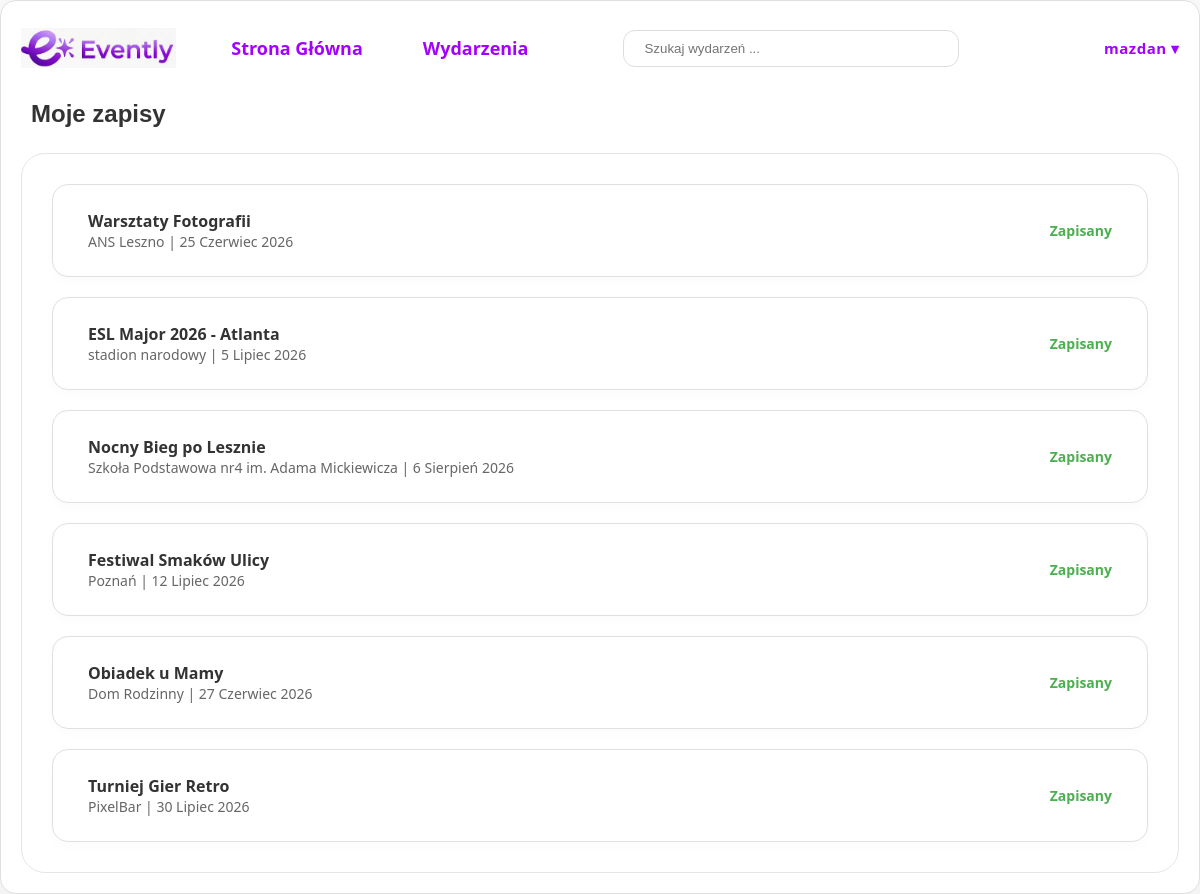
The page /moje-zapisy/ (signed in) on the database its author committed.
### wydarzenia/models.py (models this page shows, shortened)
class Zapis(models.Model):
    wydarzenie = models.ForeignKey(Wydarzenie, on_delete=models.CASCADE, related_name='zapisy')
    uzytkownik = models.ForeignKey(User, on_delete=models.CASCADE)
    data_zapisu = models.DateTimeField(auto_now_add=True)
    class Meta:
        unique_together = ('wydarzenie', 'uzytkownik')

class Wydarzenie(models.Model):
    nazwa = models.CharField(max_length=200)
    miejsce = models.CharField(max_length=200)
    data = models.DateField()
    organizator = models.CharField(max_length=200)
    opis = models.TextField()
    autor = models.ForeignKey(User, on_delete=models.CASCADE)

### wydarzenia/views.py (the view)
# urls.py: path('moje-zapisy/', views.moje_zapisy, name='moje_zapisy'),
@login_required
def moje_zapisy(request):
    zapisy = Zapis.objects.filter(uzytkownik=request.user)
    return render(request, 'moje_zapisy.html', {'zapisy': zapisy})

### templates/moje_zapisy.html (shortened to what this page needs)
{% load static %}
<!DOCTYPE html>
<html lang="pl">
<head>
    <link rel="stylesheet" href="{% static 'style.css' %}">
</head>
<body>
<div class="app-container">
    <header class="main-header" style="display: flex; justify-content: space-between; align-items: center; width: 100%; padding: 10px 20px; box-sizing: border-box; margin-top: 15px;">
        <div style="display: flex; align-items: center; gap: 40px;">
            <a href="/">
                <img src="{% static 'logo.png' %}" alt="Evently Logo" class="logo-img" style="height: 40px; cursor: pointer;">
            </a>
            <nav class="nav-tabs" style="display: flex; gap: 30px;">
                <a href="/" class="tab-btn">Strona Główna</a>
                <a href="/wydarzenia/" class="tab-btn">Wydarzenia</a>
            </nav>
        </div>
        <div style="flex-grow: 1; max-width: 500px; margin: 0 40px;">
            <form action="{% url 'events' %}" method="GET" style="flex-grow: 1; max-width: 500px; margin: 0 40px;">
    <input type="text" name="q" placeholder="Szukaj wydarzeń ..."
           value="{{ request.GET.q }}"
           class="search-bar"
           style="width: 100%; padding: 10px 20px; border: 1px solid #dddddd; border-radius: 12px; outline: none;">
</form>
        </div>
        <div style="display: flex; align-items: center; min-width: 140px; justify-content: flex-end; position: relative;">
            {% if user.is_authenticated %}
                <div class="user-menu-wrapper" style="position: relative; display: inline-block;">
                    <span id="userMenuBtn" style="font-weight: 700; color: #A200FF; cursor: pointer; padding: 10px 0; display: inline-block; font-size: 15px; letter-spacing: 0.5px; user-select: none;">
                        {{ user.username }} ▾
                    </span>
                </div>
            {% else %}
                <a href="/logowanie/" class="btn-primary" style="text-decoration: none; padding: 10px 24px; border-radius: 12px; color: white; background-color: #A200FF; font-size: 14px; font-weight: 600;">Zaloguj się</a>
            {% endif %}
        </div>
    </header>
    <main style="max-width: 1200px; margin: 0 auto; padding: 20px;">
        <div style="display: flex; justify-content: space-between; align-items: center; margin-bottom: 25px; padding: 0 10px;">
            <h2 style="margin: 0; font-family: sans-serif; font-weight: 700;">Moje zapisy</h2>
        </div>
        <div style="background: white; border: 1px solid #e5e5e5; border-radius: 24px; padding: 30px; display: flex; flex-direction: column; gap: 20px;">
            {% for zapis in zapisy %}
            <div style="display: flex; justify-content: space-between; align-items: center; background: white; border: 1px solid #e0e0e0; border-radius: 16px; padding: 25px 35px; box-shadow: 0 4px 12px rgba(0,0,0,0.02);">
                <div style="flex-grow: 1;">
                    <div style="font-size: 16px; font-weight: 700;">{{ zapis.wydarzenie.nazwa }}</div>
                    <div style="font-size: 14px; color: #666;">{{ zapis.wydarzenie.miejsce }} | {{ zapis.wydarzenie.data|date:"j F Y" }}</div>
                </div>
                <div style="display: flex; gap: 15px; align-items: center;">
                    <span style="color: #4CAF50; font-weight: 600; font-size: 14px;">Zapisany</span>
                </div>
            </div>
            {% empty %}
            <p style="text-align: center; color: #888;">Nie jesteś zapisany na żadne wydarzenie.</p>
            {% endfor %}
        </div>
    </main>
</div>
</body>
</html>

### static/style.css (style rules this page uses)
* { box-sizing: border-box; margin: 0; padding: 0; }
html { overflow-y: scroll; }
body { font-family: 'Segoe UI', Tahoma, Geneva, Verdana, sans-serif; background-color: #f5f5f5; color: #333; display: flex; justify-content: center; padding: 40px 20px; }
.app-container { width: 1200px; background-color: #ffffff; border: 1px solid #e0e0e0; border-radius: 16px; min-height: 750px; box-shadow: 0 10px 30px rgba(0,0,0,0.05); overflow: hidden; }
.logo-img { height: 40px; width: 220; display: block; }
.nav-tabs { display: flex; gap: 15px; }
.tab-btn { padding: 10px 15px; text-decoration: none; font-weight: 700; font-size: 18px; color: #A200FF; background-color: transparent; transition: opacity 0.2s; }

### templates/moje_zapisy.html (style rules this page uses)
body { margin: 0; padding: 0; background-color: #f9f9f9; display: flex; justify-content: center; }
.app-container { max-width: 1200px; width: 100%; background-color: white; }

### rows shown on the page
Zapis: wydarzenie.nazwa "Warsztaty Fotografii", wydarzenie.miejsce "ANS Leszno", wydarzenie.data "25 Czerwiec 2026"
Zapis: wydarzenie.nazwa "ESL Major 2026 - Atlanta", wydarzenie.miejsce "stadion narodowy", wydarzenie.data "5 Lipiec 2026"
Zapis: wydarzenie.nazwa "Nocny Bieg po Lesznie", wydarzenie.miejsce "Szkoła Podstawowa nr4 im. Adama Mickiewicza", wydarzenie.data "6 Sierpień 2026"
Zapis: wydarzenie.nazwa "Festiwal Smaków Ulicy", wydarzenie.miejsce "Poznań", wydarzenie.data "12 Lipiec 2026"
Zapis: wydarzenie.nazwa "Obiadek u Mamy", wydarzenie.miejsce "Dom Rodzinny", wydarzenie.data "27 Czerwiec 2026"
Zapis: wydarzenie.nazwa "Turniej Gier Retro", wydarzenie.miejsce "PixelBar", wydarzenie.data "30 Lipiec 2026"

### other values the page prints
{{ user.username }} "mazdan"
